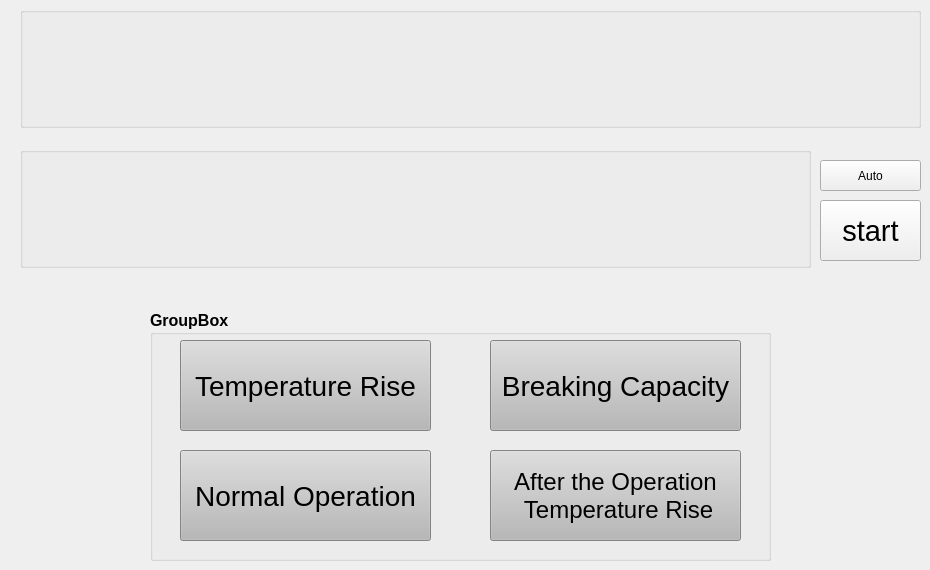
     <widget class="QWidget" name="tab_3">
      <attribute name="title">
       <string>Servo-C</string>
      </attribute>
      <widget class="QToolButton" name="toolButton_start_3">
       <property name="geometry">
        <rect>
         <x>820</x>
         <y>200</y>
         <width>101</width>
         <height>61</height>
        </rect>
       </property>
       <property name="font">
        <font>
         <pointsize>22</pointsize>
        </font>
       </property>
       <property name="styleSheet">
        <string notr="true"/>
       </property>
       <property name="text">
        <string>start</string>
       </property>
      </widget>
      <widget class="QGroupBox" name="groupBox_area_3">
       <property name="geometry">
        <rect>
         <x>20</x>
         <y>7</y>
         <width>901</width>
         <height>121</height>
        </rect>
       </property>
       <property name="mouseTracking">
        <bool>true</bool>
       </property>
       <property name="acceptDrops">
        <bool>true</bool>
       </property>
       <property name="styleSheet">
        <string notr="true"/>
       </property>
       <property name="title">
        <string/>
       </property>
       <property name="flat">
        <bool>true</bool>
       </property>
       <layout class="QVBoxLayout" name="verticalLayout_power_3">
        <property name="leftMargin">
         <number>0</number>
        </property>
        <property name="topMargin">
         <number>0</number>
        </property>
        <property name="rightMargin">
         <number>0</number>
        </property>
        <property name="bottomMargin">
         <number>0</number>
        </property>
       </layout>
      </widget>
      <widget class="QGroupBox" name="groupBox_show_3">
       <property name="geometry">
        <rect>
         <x>20</x>
         <y>147</y>
         <width>791</width>
         <height>121</height>
        </rect>
       </property>
       <property name="minimumSize">
        <size>
         <width>0</width>
         <height>0</height>
        </size>
       </property>
       <property name="maximumSize">
        <size>
         <width>16777215</width>
         <height>16777215</height>
        </size>
       </property>
       <property name="font">
        <font>
         <pointsize>9</pointsize>
        </font>
       </property>
       <property name="mouseTracking">
        <bool>false</bool>
       </property>
       <property name="acceptDrops">
        <bool>false</bool>
       </property>
       <property name="autoFillBackground">
        <bool>false</bool>
       </property>
       <property name="styleSheet">
        <string notr="true"/>
       </property>
       <property name="title">
        <string/>
       </property>
       <property name="flat">
        <bool>true</bool>
       </property>
       <layout class="QVBoxLayout" name="verticalLayout_list_3">
        <property name="leftMargin">
         <number>0</number>
        </property>
        <property name="topMargin">
         <number>0</number>
        </property>
        <property name="rightMargin">
         <number>0</number>
        </property>
        <property name="bottomMargin">
         <number>0</number>
        </property>
       </layout>
      </widget>
      <widget class="QGroupBox" name="groupBox_6">
       <property name="geometry">
        <rect>
         <x>150</x>
         <y>310</y>
         <width>621</width>
         <height>251</height>
        </rect>
       </property>
       <property name="font">
        <font>
         <pointsize>12</pointsize>
         <weight>75</weight>
         <bold>true</bold>
        </font>
       </property>
       <property name="styleSheet">
        <string notr="true">QToolButton {
 background-color: rgb(184, 184, 184);} 

QToolButton:hover { 
background-color: rgb(199, 199, 199);}

QToolButton:pressed { 
background-color: rgb(155, 155, 155);}</string>
       </property>
       <property name="title">
        <string>GroupBox</string>
       </property>
       <property name="checkable">
        <bool>false</bool>
       </property>
       <widget class="QToolButton" name="toolButton_27">
        <property name="geometry">
         <rect>
          <x>30</x>
          <y>30</y>
          <width>251</width>
          <height>91</height>
         </rect>
        </property>
        <property name="font">
         <font>
          <pointsize>21</pointsize>
         </font>
        </property>
        <property name="styleSheet">
         <string notr="true"/>
        </property>
        <property name="text">
         <string>Temperature Rise</string>
        </property>
        <property name="autoRaise">
         <bool>false</bool>
        </property>
       </widget>
       <widget class="QToolButton" name="toolButton_29">
        <property name="geometry">
         <rect>
          <x>30</x>
          <y>140</y>
          <width>251</width>
          <height>91</height>
         </rect>
        </property>
        <property name="font">
         <font>
          <pointsize>21</pointsize>
         </font>
        </property>
        <property name="styleSheet">
         <string notr="true"/>
        </property>
        <property name="text">
         <string>Normal Operation</string>
        </property>
        <property name="autoRaise">
         <bool>false</bool>
        </property>
       </widget>
       <widget class="QToolButton" name="toolButton_28">
        <property name="geometry">
         <rect>
          <x>340</x>
          <y>30</y>
          <width>251</width>
          <height>91</height>
         </rect>
        </property>
        <property name="font">
         <font>
          <pointsize>21</pointsize>
         </font>
        </property>
        <property name="styleSheet">
         <string notr="true"/>
        </property>
        <property name="text">
         <string>Breaking Capacity</string>
        </property>
        <property name="autoRaise">
         <bool>false</bool>
        </property>
       </widget>
       <widget class="QToolButton" name="toolButton_30">
        <property name="geometry">
         <rect>
          <x>340</x>
          <y>140</y>
          <width>251</width>
          <height>91</height>
         </rect>
        </property>
        <property name="font">
         <font>
          <pointsize>18</pointsize>
         </font>
        </property>
        <property name="layoutDirection">
         <enum>Qt::LeftToRight</enum>
        </property>
        <property name="styleSheet">
         <string notr="true"/>
        </property>
        <property name="text">
         <string>After the Operation
 Temperature Rise</string>
        </property>
        <property name="autoRaise">
         <bool>false</bool>
        </property>
       </widget>
      </widget>
      <widget class="QPushButton" name="pushButton_3">
       <property name="geometry">
        <rect>
         <x>820</x>
         <y>160</y>
         <width>101</width>
         <height>31</height>
        </rect>
       </property>
       <property name="text">
        <string>Auto</string>
       </property>
      </widget>
     </widget>
